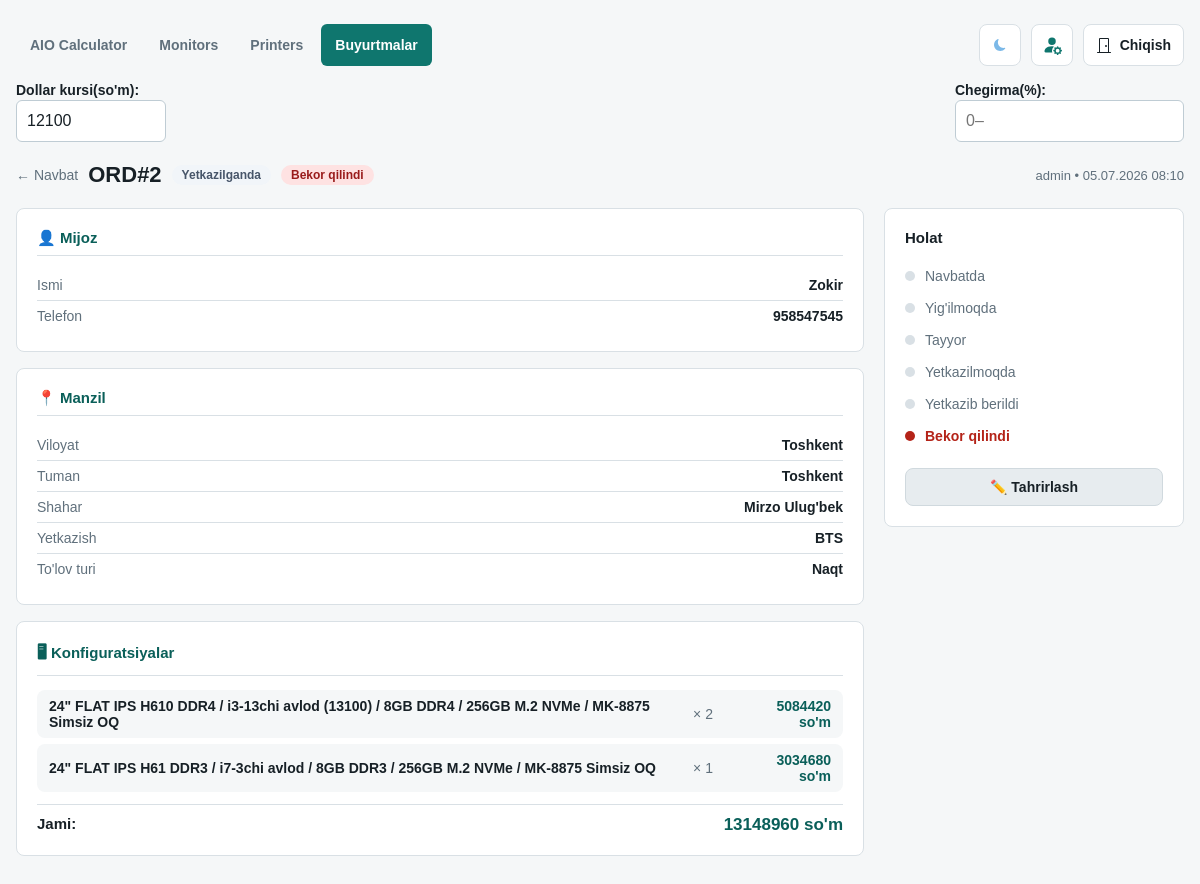
Page /orders/2/ (signed in) on the committed database.
### orders/models.py (models this page shows, shortened)
class Order(models.Model):
    class DeliveryType(models.TextChoices):
        BTS = "BTS", "BTS"
        UZPOST = "UZPOST", "UZPOST"
        PICKUP = "PICKUP", "Olib ketadi"
        DELIVERY = "DELIVERY", "Olib borish kerak"
    class PaymentType(models.TextChoices):
        CARD = "CARD", "Karta"
        CASH = "CASH", "Naqt"
        TRANSFER = "TRANSFER", "Pul ko'chirish"
        CASH_CARD = "CASH_CARD", "Naqt + Karta"
    class PaymentStatus(models.TextChoices):
        PAID = "PAID", "To'langan"
        ON_DELIVERY = "ON_DELIVERY", "Yetkazilganda"
        PARTIAL = "PARTIAL", "Qisman"
    class ProductionStatus(models.TextChoices):
        QUEUED = "QUEUED", "Navbatda"
        IN_PROGRESS = "IN_PROGRESS", "Yig'ilmoqda"
        READY = "READY", "Tayyor"
        SHIPPING = "SHIPPING", "Yetkazilmoqda"
        DELIVERED = "DELIVERED", "Yetkazib berildi"
        CANCELLED = "CANCELLED", "Bekor qilindi"
    order_number = models.CharField(
        max_length=24, unique=True, blank=True, null=True, verbose_name="Buyurtma raqami"
    )
    sold_by = models.ForeignKey(
        User, on_delete=models.PROTECT, related_name="orders", verbose_name="Sotuvchi"
    )
    customer_name = models.CharField(max_length=120, verbose_name="Mijoz ismi")
    customer_phone = models.CharField(max_length=30, verbose_name="Telefon raqami")
    region = models.CharField(max_length=80, verbose_name="Viloyat")
    district = models.CharField(max_length=80, verbose_name="Tuman")
    city = models.CharField(max_length=80, verbose_name="Shahar")
    landmark = models.CharField(max_length=200, blank=True, verbose_name="Mo'ljal")
    delivery_type = models.CharField(
        max_length=20, choices=DeliveryType.choices, verbose_name="Yetkazish turi"
    )
    payment_type = models.CharField(
        max_length=20, choices=PaymentType.choices, verbose_name="To'lov turi"
    )
    payment_status = models.CharField(
        max_length=20,
        choices=PaymentStatus.choices,
        default=PaymentStatus.ON_DELIVERY,
        verbose_name="To'lov holati",
    )
    production_status = models.CharField(
        max_length=20,
        choices=ProductionStatus.choices,
        default=ProductionStatus.QUEUED,
        verbose_name="Ishlab chiqarish holati",
    )
    total_price_usd = models.DecimalField(
        max_digits=12, decimal_places=2, default=0, verbose_name="Jami (USD)"
    )
    total_price_uzs = models.DecimalField(
        max_digits=16, decimal_places=0, default=0, verbose_name="Jami (so'm)"
    )
    notes = models.TextField(blank=True, verbose_name="Izoh")
    created_at = models.DateTimeField(auto_now_add=True)
    updated_at = models.DateTimeField(auto_now=True)
    delivered_at = models.DateTimeField(null=True, blank=True, verbose_name="Yetkazib berilgan vaqt")
    class Meta:
        ordering = ["-created_at"]
        verbose_name = "Buyurtma"
        verbose_name_plural = "Buyurtmalar"

class OrderItem(models.Model):
    order = models.ForeignKey(Order, on_delete=models.CASCADE, related_name="items")
    build_quote = models.ForeignKey(
        "calculator.BuildQuote",
        on_delete=models.SET_NULL,
        null=True,
        blank=True,
        related_name="order_items",
        verbose_name="Kalkulyator konfiguratsiyasi",
    )
    config_label = models.CharField(max_length=255, verbose_name="Konfiguratsiya")
    quantity = models.PositiveIntegerField(default=1, verbose_name="Soni")
    unit_price_usd = models.DecimalField(
        max_digits=12, decimal_places=2, default=0, verbose_name="Dona narxi (USD)"
    )
    class Meta:
        verbose_name = "Buyurtma elementi"
        verbose_name_plural = "Buyurtma elementlari"

### orders/views.py (the view, shortened to what this page needs)
# urls.py: path("<int:pk>/", views.order_detail, name="detail"),
@login_required
def order_detail(request, pk):
    from calculator.models import CalculatorSettings
    try:
        settings = CalculatorSettings.objects.first()
        usd_rate = int(settings.usd_rate) if settings and settings.usd_rate else 12850
    except:
        usd_rate = 12850
    order = get_object_or_404(Order.objects.prefetch_related("items").select_related("sold_by"), pk=pk)
    return render(request, "orders/order_detail.html", {
        "active_nav": "orders",
        "order": order,
        "usd_rate": usd_rate,
        "status_flow": STATUS_FLOW,
        "delivery_choices": Order.DeliveryType.choices,
        "payment_type_choices": Order.PaymentType.choices,
        "payment_status_choices": Order.PaymentStatus.choices,
        "production_status_choices": Order.ProductionStatus.choices,
    })

### orders/templatetags/order_tags.py (called while the page is built)
@register.filter
def status_badge(value):
    return STATUS_BADGE.get(value, "")

@register.filter
def payment_badge(value):
    return PAYMENT_BADGE.get(value, "")

@register.filter
def next_status(value):
    try:
        idx = STATUS_FLOW.index(value)
        return STATUS_FLOW[idx + 1] if idx + 1 < len(STATUS_FLOW) else None
    except (ValueError, IndexError):
        return None

@register.filter
def status_label(value):
    return STATUS_LABELS.get(value, value)

### orders/templates/orders/order_detail.html (shortened to what this page needs)
{% extends "base.html" %}
{% load order_tags %}
{% block content %}
<div style="margin-top:20px;">
  <div style="display:flex;align-items:center;flex-wrap:wrap;gap:10px;margin-bottom:16px;">
    <a href="{% url 'orders:list' %}" style="color:var(--muted);text-decoration:none;font-size:14px;">← Navbat</a>
    <h2 style="margin:0;font-size:22px;">{{ order.order_number }}</h2>
    <span class="badge {{ order.payment_status|payment_badge }}">{{ order.get_payment_status_display }}</span>
    <span class="badge {{ order.production_status|status_badge }}">{{ order.get_production_status_display }}</span>
    <span style="font-size:13px;color:var(--muted);margin-left:auto;">
      {{ order.sold_by.get_full_name|default:order.sold_by.username }} •
      {{ order.created_at|date:"d.m.Y H:i" }}
    </span>
  </div>
  <div class="detail-layout">
    <div>
      <div class="panel detail-section">
        <h3>👤 Mijoz</h3>
        <div class="detail-row"><span>Ismi</span><strong>{{ order.customer_name }}</strong></div>
        <div class="detail-row"><span>Telefon</span><strong>{{ order.customer_phone }}</strong></div>
      </div>
      <div class="panel detail-section">
        <h3>📍 Manzil</h3>
        <div class="detail-row"><span>Viloyat</span><strong>{{ order.region }}</strong></div>
        <div class="detail-row"><span>Tuman</span><strong>{{ order.district }}</strong></div>
        <div class="detail-row"><span>Shahar</span><strong>{{ order.city }}</strong></div>
        <div class="detail-row"><span>Yetkazish</span><strong>{{ order.get_delivery_type_display }}</strong></div>
        <div class="detail-row"><span>To'lov turi</span><strong>{{ order.get_payment_type_display }}</strong></div>
      </div>
      <div class="panel detail-section">
        <h3>🖥 Konfiguratsiyalar</h3>
        {% for item in order.items.all %}
          <div class="config-item">
            <span class="label">{{ item.config_label }}</span>
            <span class="qty">× {{ item.quantity }}</span>
            <span class="price">{% widthratio item.unit_price_usd 1 usd_rate %} so'm</span>
          </div>
        {% endfor %}
        <div style="display:flex;justify-content:space-between;margin-top:12px;padding-top:10px;border-top:1px solid var(--line);">
          <strong style="font-size:15px;">Jami:</strong>
          <div style="text-align:right;">
            <div style="font-weight:800;font-size:17px;color:var(--accent-dark)">{{ order.total_price_uzs|floatformat:0 }} so'm</div>
          </div>
        </div>
      </div>
    </div>
    <aside>
      <div class="panel status-sidebar">
        <h3>Holat</h3>
        {% for s in status_flow %}
          <div class="status-step
            ">
            <div class="status-dot
              ">
            </div>
            {{ s|status_label }}
          </div>
        {% endfor %}
        {% if order.production_status == 'CANCELLED' %}
          <div class="status-step" style="color:var(--danger);font-weight:700;">
            <div class="status-dot" style="background:var(--danger);"></div>
            Bekor qilindi
          </div>
        {% endif %}
        <div class="action-btns">
          <a href="{% url 'orders:detail' order.pk %}?edit=1" class="action-btn secondary"
             onclick="event.preventDefault(); document.getElementById('edit-modal').style.display='flex'">
            ✏️ Tahrirlash
          </a>
        </div>
      </div>
    </aside>
  </div>
</div>
{% endblock %}

### rows in the picture
Order: order_number "ORD#2", payment_status "Yetkazilganda", production_status "Bekor qilindi", sold_by.get_full_name "admin", created_at "05.07.2026 08:10", customer_name "Zokir", customer_phone "958547545", region "Toshkent", district "Toshkent", city "Mirzo Ulug'bek", delivery_type "BTS", payment_type "Naqt", total_price_uzs "13148960"
OrderItem: config_label "24\" FLAT IPS H610 DDR4 / i3-13chi avlod (13100) / 8GB DDR4 / 256GB M.2 NVMe / MK-8875 Simsiz OQ", quantity "2", unit_price_usd "5084420"
OrderItem: config_label "24\" FLAT IPS H61 DDR3 / i7-3chi avlod / 8GB DDR3 / 256GB M.2 NVMe / MK-8875 Simsiz OQ", quantity "1", unit_price_usd "3034680"

### other values in the picture
{{ s|status_label }} "Navbatda" "Yig'ilmoqda" "Tayyor" "Yetkazilmoqda" "Yetkazib berildi"
